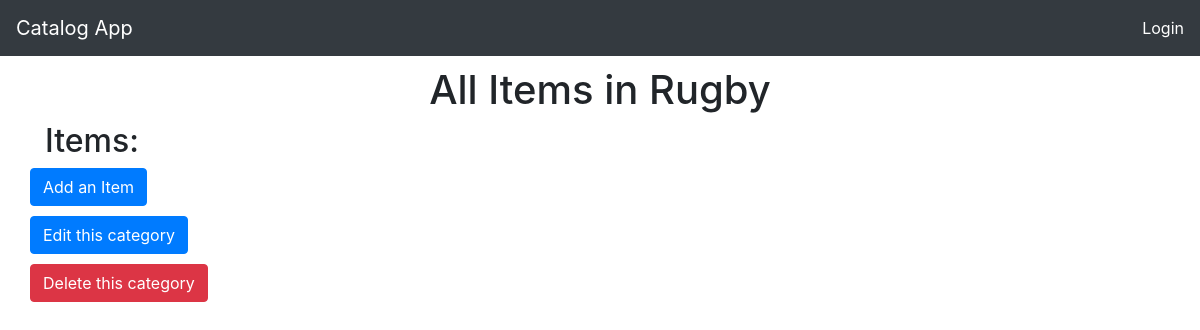
/categories/2, run on an earlier commit of the app's database.
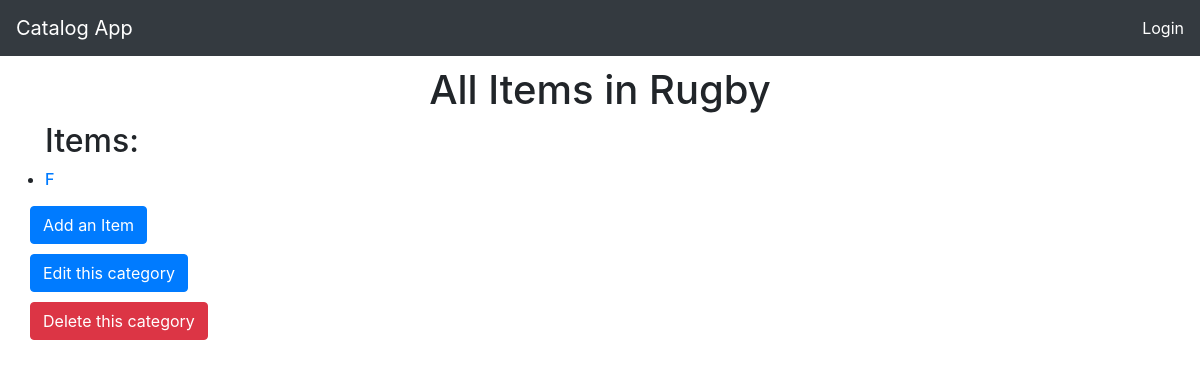
And on a later commit of the database.
### db_setup.py (models this page shows, shortened)
class Category(Base):
    __tablename__ = 'category'
    id = Column(Integer, primary_key=True)
    name = Column(String(250), nullable=False)
    user_id = Column(Integer, ForeignKey('user.id'))
    user = relationship(User)

class Item(Base):
    __tablename__ = 'item'
    id = Column(Integer, primary_key=True)
    name = Column(String(80), nullable=False)
    description = Column(String(250))
    price = Column(String(8))
    date_added = Column(Date)
    category_id = Column(Integer, ForeignKey('category.id'))
    category = relationship(Category)
    user_id = Column(Integer, ForeignKey('user.id'))
    user = relationship(User)

### webserver.py (the view)
@app.route('/categories/<int:category_id>')
def show_category(category_id):
    category = session.query(Category).filter_by(id = category_id).one()
    items = session.query(Item).filter_by(category_id = category_id)
    return render_template('category.html', category = category, items = items)

### templates/category.html (shortened to what this page needs)
{% include 'main.html' %}
{% include 'nav.html' %}
<!DOCTYPE html>
<html>
<head>
</head>
<body>
	<h1 class="h1 text-center" style="margin-top:10px">All Items in {{ category.name }}</h1>
	<div class="container">
		<div class="row">
	<ul class="col-lg-12 h2">Items:
	{% for item in items %}
	<li class="h6" style="margin-top:10px">
	<a href="{{ url_for('show_item', item_id = item.id, category_id = category.id)}}">{{ item.name }}</a>
	</li>
	{% endfor %}
	</ul>
	<div class="center">
	<a href="{{ url_for('create_item', category_id = category.id) }}" class="btn btn-primary" style="margin-bottom: 10px">Add an Item</a>
	<br>
	<a href="{{ url_for('edit_category', category_id = category.id) }}" class="btn btn-primary" style="margin-bottom: 10px">Edit this category</a>
	<br>
	<a href="{{ url_for('delete_category', category_id = category.id) }}" class="btn btn-danger">Delete this category</a>
</div>
</div>
</div>
</body>
</html>

### templates/main.html (shortened to what this page needs)
<!DOCTYPE html>
<html>
<head>
	<link rel="stylesheet" href="https://stackpath.bootstrapcdn.com/bootstrap/4.2.1/css/bootstrap.min.css">
</head>
<body>
</body>
</html>

### templates/nav.html
<ul class="nav navbar bg-dark">
	<li class="navbar-brand">
		<a style="color:white; text-decoration:none" href="{{ url_for('show_home') }}">Catalog App</a>
	</li>
	{% if 'username' not in session %}
	<li class="nav-item">
		<a style="color:white; text-decoration:none" href="{{ url_for('show_login') }}">Login</a>
	</li>
	{% else %}
	{% if session.user_id %}
	<li class="nav-item">
		<a style="color:white; text-decoration:none" href="{{ url_for('disconnect') }}">Log Out</a>
	</li>
	{% endif %}
	{% endif %}
</ul>

What changed in the data, as far as the page shows it:
added Item: name "F"
